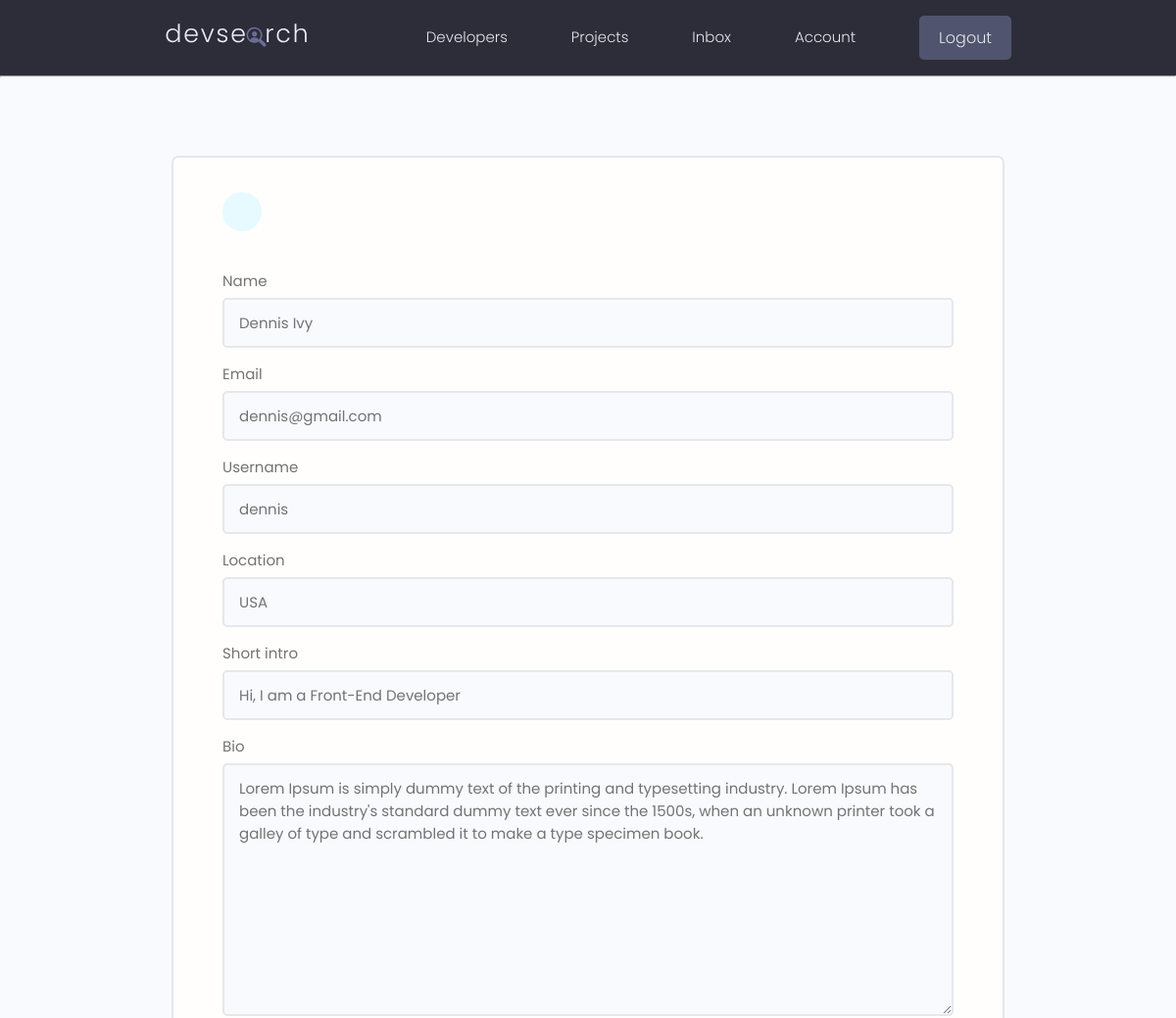
Before: /edit-account/ (signed in, upper part) with the older database file.
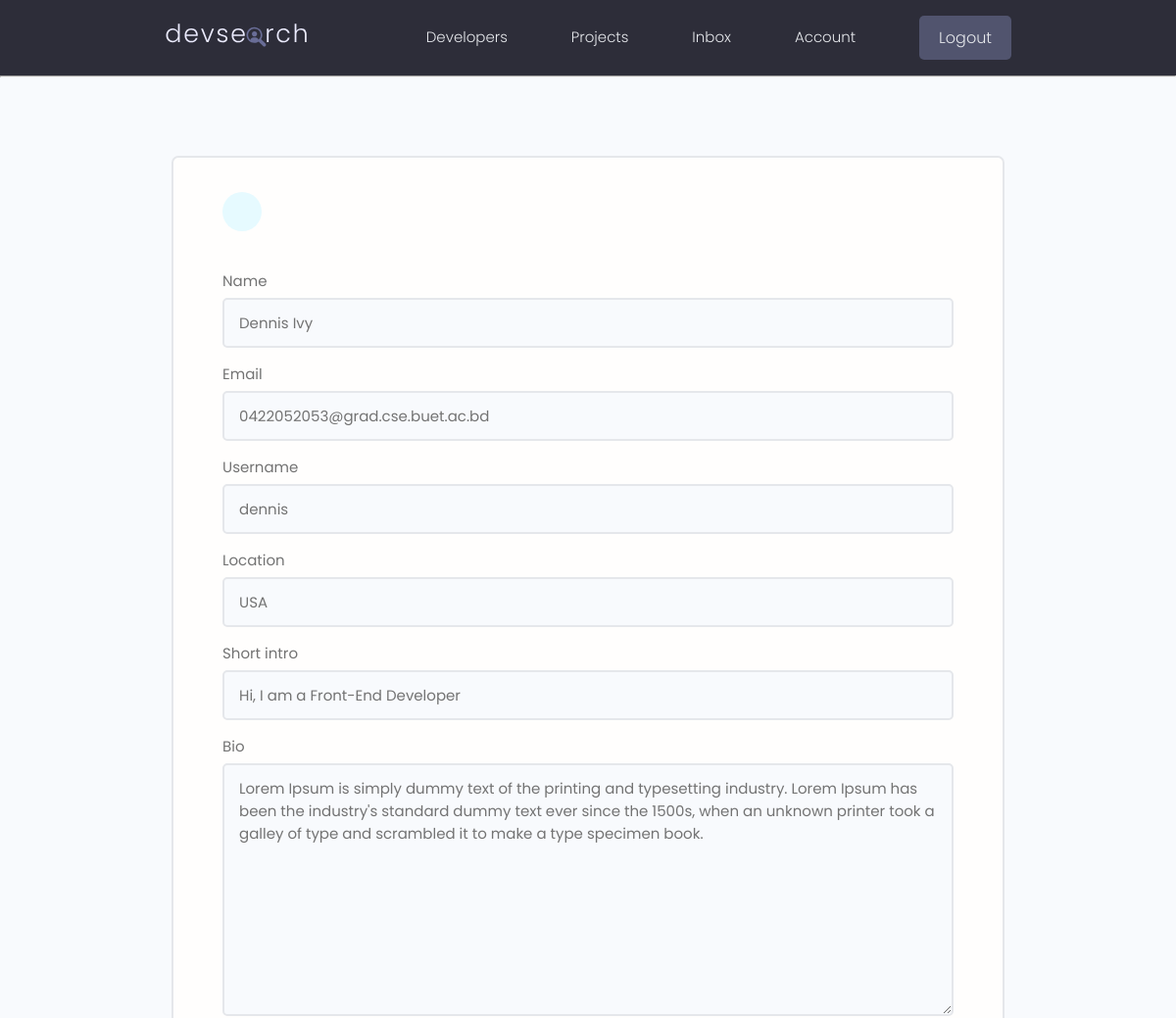
After: the same page with the newer database file.
### users/models.py (models this page shows, shortened)
class Profile(models.Model):
    user = models.OneToOneField(User, on_delete=models.CASCADE, null=True, blank=True)
    name = models.CharField(max_length=200, null=True, blank=True)
    email = models.EmailField(max_length=500, null=True, blank=True)
    username = models.CharField(max_length=200, null=True, blank=True)
    location = models.CharField(max_length=200, null=True, blank=True)
    short_intro = models.CharField(max_length=200, null=True, blank=True)
    bio = models.TextField(null=True, blank=True)
    profile_image = models.ImageField(null=True, blank=True, upload_to='profiles/', default='profiles/user-default.png')
    social_github = models.CharField(max_length=200, null=True, blank=True)
    social_twitter = models.CharField(max_length=200, null=True, blank=True)
    social_linkedin = models.CharField(max_length=200, null=True, blank=True)
    social_youtube = models.CharField(max_length=200, null=True, blank=True)
    social_website = models.CharField(max_length=200, null=True, blank=True)
    created = models.DateTimeField(auto_now_add=True)
    id = models.UUIDField(default=uuid.uuid4, unique=True, primary_key=True, editable=False)
    class Meta:
        ordering = ['created']

### users/views.py (the view)
# urls.py: path('edit-account/', views.editAccount, name = "edit-account"),
@login_required(login_url='login')
def editAccount(request):
    profile = request.user.profile
    form = ProfileForm(instance=profile)
    if request.method == 'POST':
        form = ProfileForm(request.POST, request.FILES, instance=profile)
        if form.is_valid():
            form.save()
            return redirect('account')
    context = {'form': form}
    return render(request, 'users/profile_form.html', context)

### users/forms.py
class ProfileForm(ModelForm):
    class Meta:
        model = Profile
        exclude = ['user']
    def __init__(self, *args, **kwargs):
        super(ProfileForm, self).__init__(*args, **kwargs)
        for name, field in self.fields.items():
            field.widget.attrs.update({'class':'input', })

### users/templates/users/profile_form.html (shortened to what this page needs)
{% extends 'main.html' %}
{% block content %}
<main class="formPage my-xl">
    <div class="content-box">
        <div class="formWrapper">
            <a class="backButton" href="{% url 'account' %}"></a>
            <br>
            <form class="form" action="{% url 'edit-account' %}" method="POST" enctype="multipart/form-data">
                {% for field in form %}
                <div class="form__field">
                    <label for="formInput#text">{{field.label}}</label>
                    {{field}}
                </div>
                {% endfor %}
            </form>
        </div>
    </div>
</main>
{% endblock %}

Changed rows visible on the page:
changed Profile "Dennis Ivy": email "dennis@gmail.com" → "0422052053@grad.cse.buet.ac.bd"
